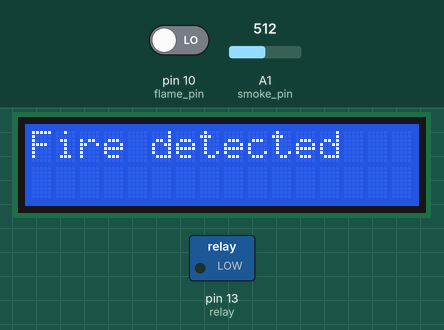
Recording of a sketch running on a simulated Arduino Uno, built with avr-gcc and run on an emulated ATmega328P. On the bench: 16×2 character LCD, switched loads named in the sketch (green lamp = pin HIGH). The inputs (shaded band) are chosen by the test bench; at power-on: A1 (smoke_pin) = 512, pin 10 (flame_pin) LOW. What the sketch prints to the serial monitor is not drawn.

Above: at 5.2 s.
5.3 s: A1 (smoke_pin) set to 5
At 16.6 s:
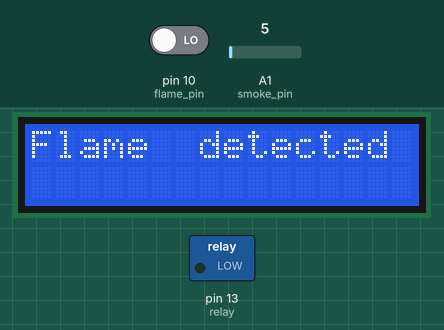
19.3 s: pin 10 (flame_pin) driven HIGH
At 25.6 s:
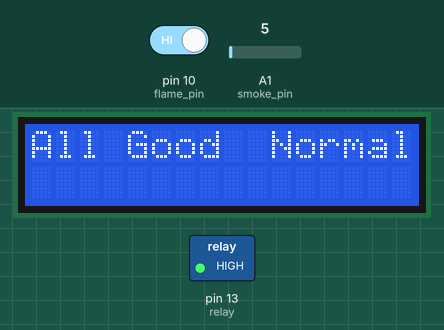
33.3 s: A1 (smoke_pin) set to 14
41.5 s: A1 (smoke_pin) set to 18
At 49.4 s:
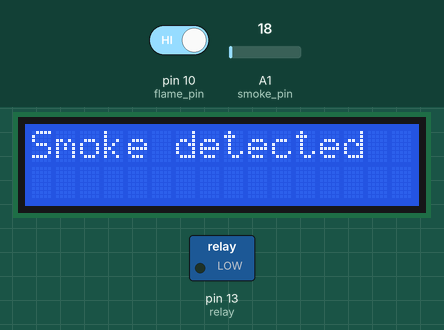
52.6 s: A1 (smoke_pin) set to 0
At 59.5 s:
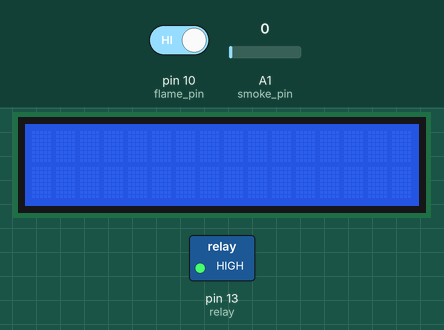
66.6 s: A1 (smoke_pin) set to 25
At 71.4 s:
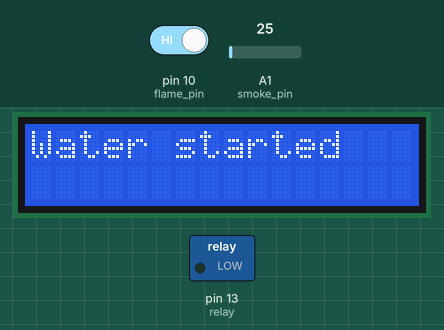
Timing chart, 0 to 72.9 s (numbered marks = the images above; inputs shaded):
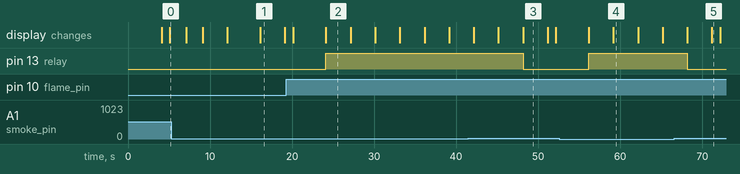

Measured:
- the behaviour switches between 15 and 16 on A1 (smoke_pin) (found by bisection; images 2 and 3)
- after the input at 5.3 s, the display: first differs from a run without the input after 10.8 s (image 1)
- after the input at 19.3 s, pin 13 (relay): LOW → HIGH after 4.8 s; the display: first differs from a run without the input after 4.8 s (image 2)
- after the input at 41.5 s, pin 13 (relay): HIGH → LOW after 6.7 s; the display: first differs from a run without the input after 6.7 s (image 3)
- after the input at 52.6 s, pin 13 (relay): LOW → HIGH after 3.6 s; the display: first changes after 3.6 s (image 4 shows a later state)
- after the input at 66.6 s, pin 13 (relay): HIGH → LOW after 1.6 s; the display: first changes after 1.6 s (image 5 shows a later state)
- what the display in image 1 shows lasts 3.0 s, from 16.1 s to 19.1 s

The sketch:

fire_pro.ino
```cpp
 #include<SoftwareSerial.h>
 #include <LiquidCrystal.h>

  LiquidCrystal lcd(12, 11, 7, 6, 5, 4);        /* LCD digital ports defined */
  int flame_pin = 10;
  int smoke_pin = A1;
  int relay = 13;

void setup()
{
   Serial.begin(9600);
   pinMode(smoke_pin, INPUT);
   pinMode(flame_pin, INPUT);
   lcd.begin(16, 2);
   lcd.setCursor(0, 0);
   lcd.print("Swaraj Ballal");
   lcd.setCursor(0, 1);
   lcd.print("Roll No 20104B2001");
   delay(4000); // allow the MQ-6 to warm up
   Serial.println("Gas sensor warming up!");
   Serial.println("Reading From the Flame and smoke Sensor ...");
   lcd.clear();
   pinMode(relay, OUTPUT);
}

void loop()
{

   int flame_value = digitalRead(flame_pin);
   int smoke_value = analogRead(smoke_pin);
   Serial.print("gasPin Value:");
   Serial.println(smoke_value);
   Serial.print("flamePin Value: ");
   Serial.println(flame_value);
   delay(1000);

  if (smoke_value>15 && flame_value==LOW)
  {
    lcd.setCursor(0, 0);
    lcd.print("Fire detected");
    digitalWrite(relay, LOW);
    delay(2000);
    lcd.setCursor(0, 0);
    lcd.print("smoke detected");
    Serial.println("Fire Detected");
    lcd.clear();
    delay(2000);
    lcd.setCursor(0, 0);
    lcd.print("Water started");
    delay(3000);
    lcd.clear();

  }
  else if(smoke_value>15 && flame_value == HIGH)
   {
     lcd.setCursor(0, 0);
     lcd.print("Smoke detected");
     Serial.println("Smoke Detected");
     digitalWrite(relay, LOW);
     delay(3000);
     lcd.clear();
     lcd.setCursor(0, 0);
     lcd.print("Water started");
     delay(1000);
     lcd.clear();
    }
  else if(smoke_value<15 && flame_value == LOW)
   {
     lcd.setCursor(0, 0);
     lcd.print("Flame  detected");
     Serial.println("Flame Detected");
     digitalWrite(relay, LOW);
     delay(3000);
     lcd.clear();
     lcd.setCursor(0, 0);
     lcd.print("Water started");
     delay(1000);
     lcd.clear();
  }
  else if(smoke_value<15 && flame_value == HIGH)
   {
     digitalWrite(relay, HIGH);
//     lcd.clear();
     lcd.setCursor(0, 0);
     lcd.print("All Good  Normal");
     delay(1000);
     Serial.println("Everything is NORMAL");
     delay(1000);
   }

   delay(1000);
   lcd.print(" ");
   lcd.clear();/*for removing unnecessary characters */
   delay(2000);            /* try 1000 swa */
  }
```
